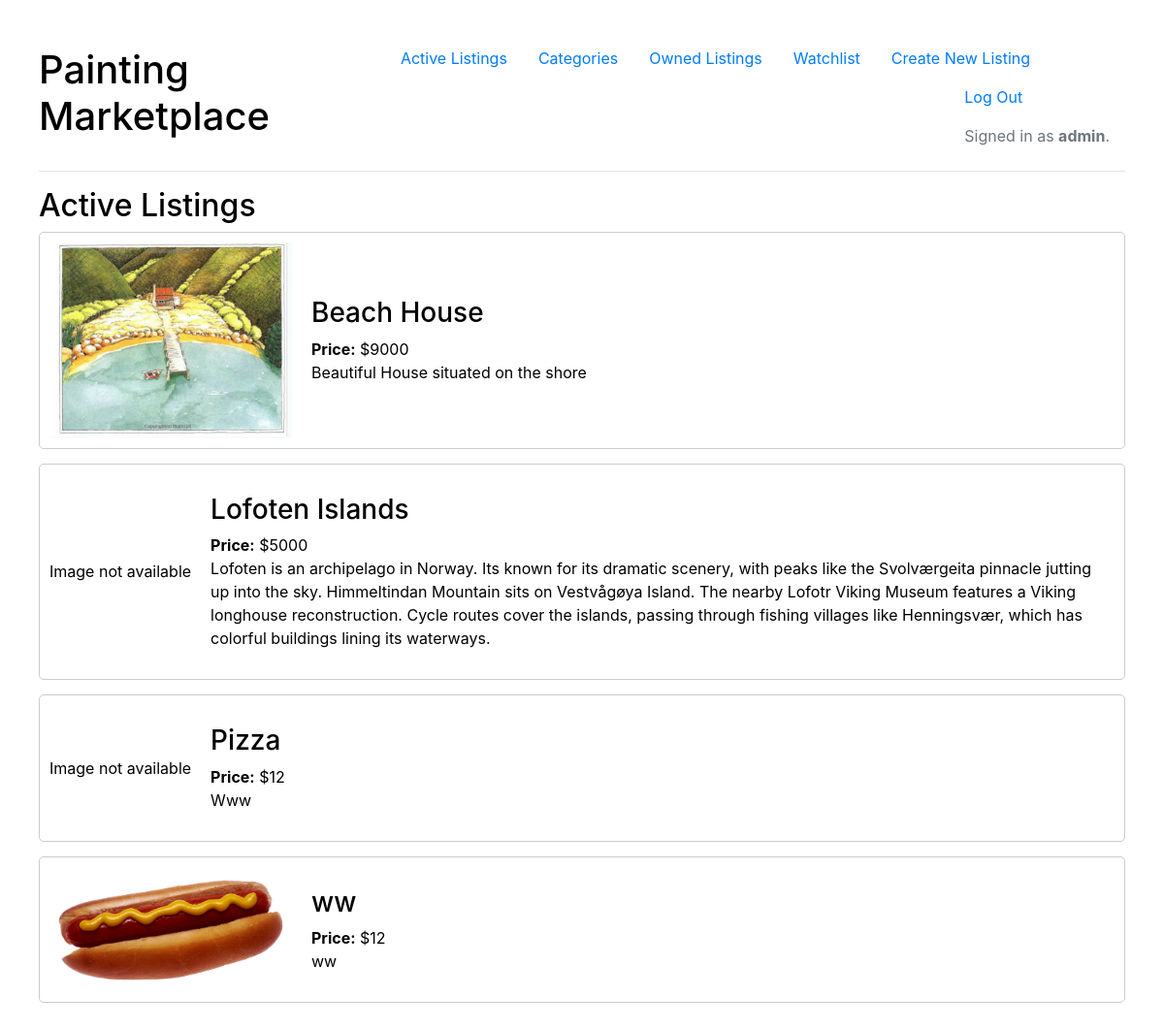
The page / (signed in) on the database its author committed.
### auctions/models.py (models this page shows, shortened)
class User(AbstractUser):
    watchlist = models.ManyToManyField('Auction_Listing', blank=True, related_name='watched_by')

class Auction_Listing(models.Model):
    title = models.CharField(max_length=64)
    owner = models.ForeignKey(User, on_delete=models.CASCADE, related_name="listings")
    is_active = models.BooleanField(default=True)
    description = models.TextField()
    starting_bid = models.IntegerField()
    current_price = models.IntegerField(null=True, blank=True)  # Track the current bid
    image = models.ImageField(upload_to='listing_images/', blank=True)
    category = models.ForeignKey(Category, on_delete=models.SET_NULL, null=True, related_name="listings")

### auctions/views.py (the view)
# urls.py: path("", views.index, name="index"),
def index(request):
    return render(request, "auctions/index.html", {
        "listings": Auction_Listing.objects.all(),
        "comments": Comment.objects.all(),
    })

### auctions/templates/auctions/index.html
{% extends "auctions/layout.html" %}
{% block body %}
    <h2>Active Listings</h2>
    {% for item in listings %}
        {% if item.is_active %}
        <div class="active-listing-cont">
            <div class="active-listing-img">
                {% if item.image %}
                <img src="{{ item.image.url }}" alt="Image for {{ item.title }}">
                {% else %}
                    <div>Image not available</div>
                {% endif %}
            </div>
            <div class="active-listing-info">
                <h3>
                    <a id="title" href="{% url 'listing_detail' item.id %}">{{ item.title }}</a>
                </h3>
                <div><b>Price:</b> ${{ item.current_price|default:item.starting_bid }}</div>
                <div>{{ item.description }}</div>
            </div>
        </div>
        {% endif %}
    {% endfor %}
{% endblock %}

### auctions/templates/auctions/layout.html (shortened to what this page needs)
{% load static %}
<!DOCTYPE html>
<html lang="en">
    <head>
        <link rel="stylesheet" href="https://stackpath.bootstrapcdn.com/bootstrap/4.4.1/css/bootstrap.min.css">
        <link href="{% static 'auctions/styles.css' %}" rel="stylesheet">
    </head>
    <body>
        <div id="heading">
            <h1>Painting Marketplace</h1>
            <ul class="nav">
                <li class="nav-item">
                    <a class="nav-link" href="{% url 'index' %}">Active Listings</a>
                </li>
                {% if user.is_authenticated %}
                    <li class="nav-item">
                        <a class="nav-link" href="{% url 'categories' %}">Categories</a>
                    </li>
                    <li class="nav-item">
                        <a class="nav-link" href="{% url 'owned' %}">Owned Listings</a>
                    </li>
                    <li class="nav-item">
                        <a class="nav-link" href="{% url 'user_watchlist' %}">Watchlist</a>
                    </li>
                    <li class="nav-item">
                        <a class="nav-link" href="{% url 'create' %}">Create New Listing</a>
                    </li>
                {% endif %}
                <div class="ml-auto">
                    {% if user.is_authenticated %}
                        <li class="nav-item">
                            <a class="nav-link" href="{% url 'logout' %}">Log Out</a>
                        </li>
                        <li class="nav-item">
                            <span class="nav-link disabled">Signed in as <strong>{{ user.username }}</strong>.</span>
                        </li>
                    {% endif %}
                </div>
            </ul>
        </div>
        <hr>
        {% block body %}
        {% endblock %}
    </body>
</html>

### auctions/static/auctions/styles.css (style rules this page uses)
body { color: black; padding: 20px; margin: 20px; }
.active-listing-cont { display: flex; flex-direction: row; align-items: center; border: 1px solid #ccc; padding: 10px; border-radius: 5px; margin-bottom: 15px; width: 100%; box-sizing: border-box; }
.active-listing-img img { max-width: 250px; max-height: 250px; width: auto; height: auto; display: block; object-fit: contain; }
.active-listing-info { display: flex; flex-direction: column; padding: 20px; flex: 1; }
#heading { display: flex; flex-direction: row; align-items: center; justify-content: space-between; width: 100%; }
#title { color: black; }

### rows shown on the page
User: username "admin"
Auction_Listing: image (picture), title "Beach House", current_price "9000", description "Beautiful House situated on the shore"
Auction_Listing: image "Image not available", title "Lofoten Islands", current_price "5000", description "Lofoten is an archipelago in Norway. Its known for its dramatic scenery, with peaks like the Svolværgeita pinnacle jutting up into the sky. Himmeltindan Mountain sits on Vestvågøya Island. The nearby Lofotr Viking Museum features a Viking longhouse reconstruction. Cycle routes cover the islands, passing through fishing villages like Henningsvær, which has colorful buildings lining its waterways."
Auction_Listing: image "Image not available", title "Pizza", current_price "12", description "Www"
Auction_Listing: image (picture), title "ww", current_price "12", description "ww"
